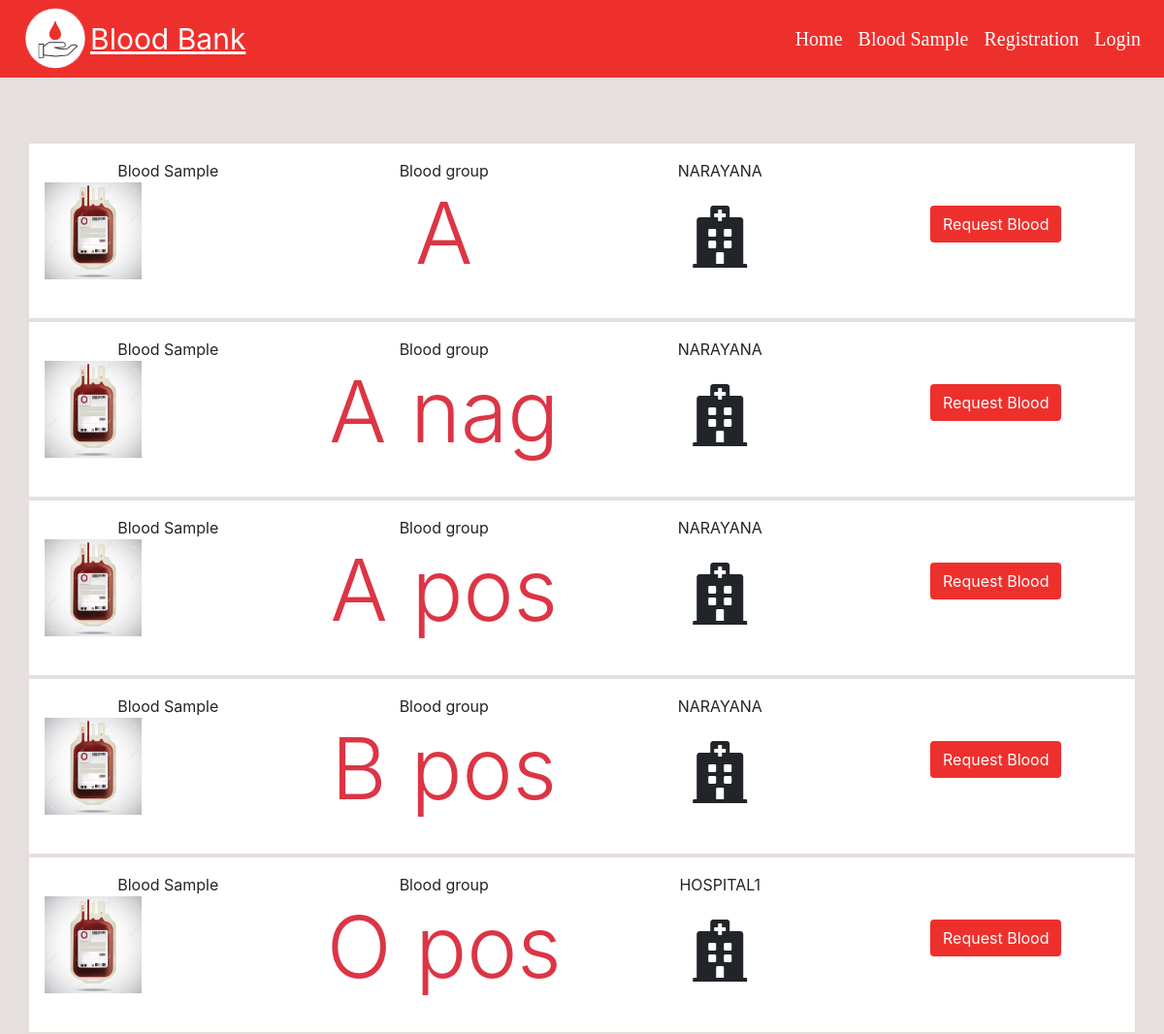
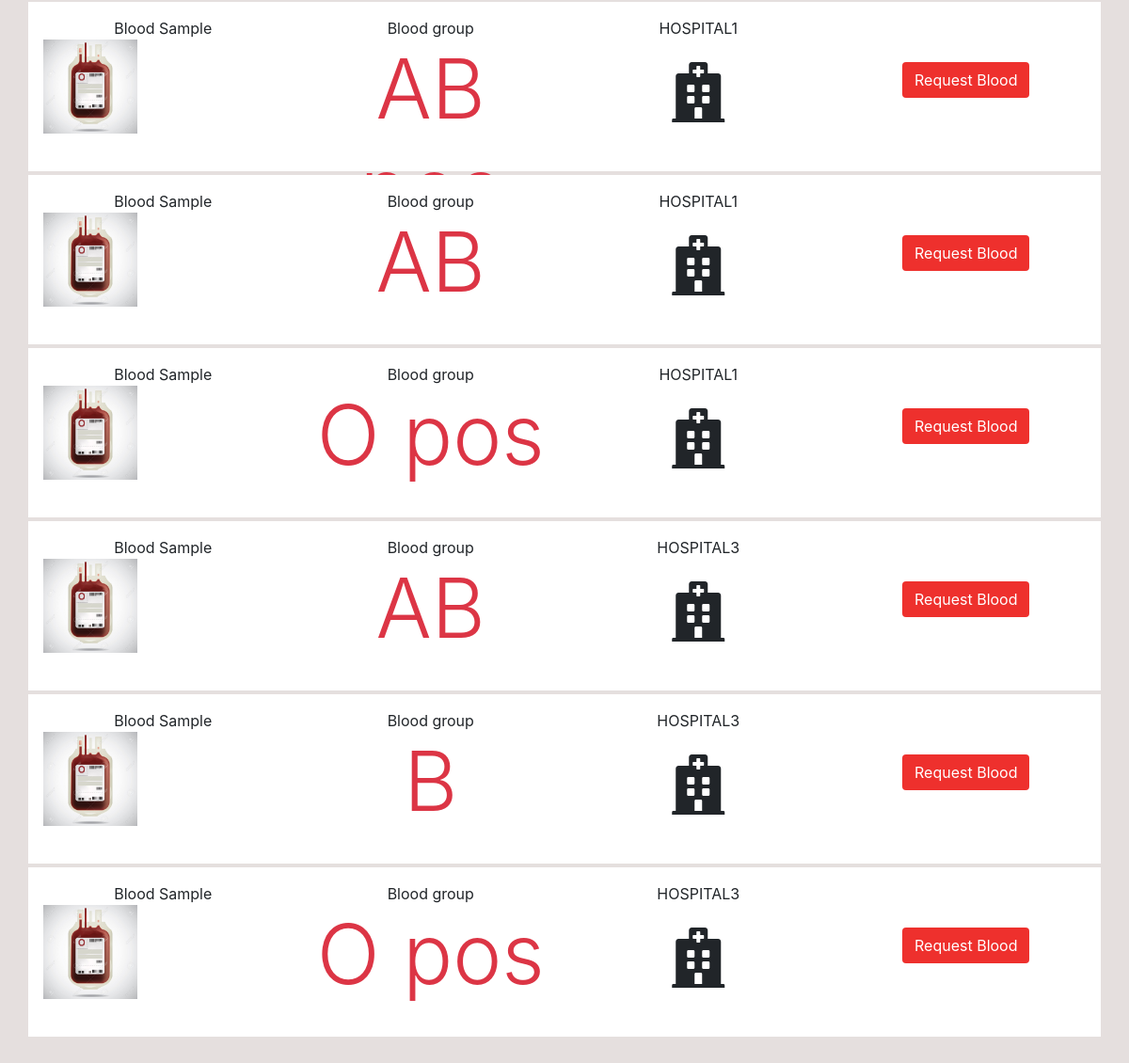
Page /blood_sample.php on the committed database (2 pictures, top to bottom).
### tables this page shows
CREATE TABLE `upload_blood` (
  `b_id` varchar(100) NOT NULL,
  `h_id` varchar(100) NOT NULL,
  `h_name` varchar(100) NOT NULL,
  `b_group` varchar(10) NOT NULL,
  `sample` varchar(400) NOT NULL,
  `qnty` int(11) NOT NULL
);

### blood_sample.php (the view, shortened to what this page needs)
<?php
	include("navbar.php");
 ?>
 <!DOCTYPE html>
 <html lang="en">
 <head>
 </head>
 <body>
<div class="container-fluid" id="bloods">
	<div class="container pt-3 pb-3">
		<div class="row mt-5 mb-5">
<?php
$slt_blood = "SELECT * FROM upload_blood";
if ($result = mysqli_query($conn,$slt_blood))
{
	while ($row = mysqli_fetch_array($result))
	{
		$b_id = $row["b_id"];
		$h_id = $row["h_id"];
		$group = $row["b_group"];
		$hospital = $row["h_name"];
		$qnty = $row["qnty"];
 ?>
			<div class="col-md-12 blood-detls p-3 mt-1" style="height: 180px;position: relative;">
				<div class="row">
					<div class="col-md-3 col-sm-12 text-center">
						<span>Blood Sample</span>
						<div style="width: 100px;position: absolute;">
							<?php
								echo "<img src='".$row["sample"]."' class='sample-img'>";
							 ?>
						</div>
						 <br>
					</div>
					<div class="col-md-3 col-sm-12 text-center">
						Blood group <br>
						<span class="text-danger display-2"><?php echo $row["b_group"]; ?></span>
					</div>
					<div class="col-md-3 col-sm-12 text-center">
						<span><?php echo $row["h_name"] ?></span> <br>
						<i class="fas fa-hospital fa-4x mt-4"></i> <br>
					</div>
					<div class="col-md-3 col-sm-12 mt-5 text-center">
						<?php
						if ($qnty==0)
						{
							?>
							<button class="btn " style="background-color: #EE5B59;">
								Not Available
							</button>
							<?php
						}
						else
						{
echo "<a href='blood_sample.php?bloodid=$b_id&hospital=$hospital&group=$group&hid=$h_id' class='btn
back-red'>Request Blood</a>";
						}
						 ?>
					</div>
				</div>
			</div>
			<?php
	}
}
			 ?>
		</div>
	</div>
</div>
 </body>
 </html>

### navbar.php (shortened to what this page needs)
<!DOCTYPE html>
<html lang="en">
<head>
	<link rel="stylesheet" href="style/index.css">
	<link rel="stylesheet" href="https://cdnjs.cloudflare.com/ajax/libs/normalize/5.0.0/normalize.min.css">
	<link rel="stylesheet" href="https://use.fontawesome.com/releases/v5.5.0/css/all.css">
	<link rel="stylesheet" href="style/navbar.css">
	<link rel="stylesheet" href="https://maxcdn.bootstrapcdn.com/bootstrap/4.1.3/css/bootstrap.min.css">
</head>
<body>
<nav class="navbar navbar-expand-lg navbar-dark" style="background-color: #ee302d;color: white;">
  	<img src="logo/blood_bank.png" alt=""><span style="font-size: 30px;"><u>Blood Bank</u></span>
  	<div class="collapse navbar-collapse" id="navbarNav">
    	<ul class="nav navbar-nav ml-auto">
      		<li class="nav-item active active">
        		<a class="nav-link" href="index.php">Home</a>
      		</li>
      		<li class="nav-item active active">
        		<a class="nav-link" href="blood_sample.php">Blood Sample</a>
      		</li>
      		<?php
      			if (!isset($_SESSION["userType"]))
      			{
      				?>
					    <li class="nav-item active">
					    	<a class="nav-link" href="registration.php">Registration</a>
				   		</li>
      				<?php
      			}
      		 ?>
	   		 <?php
	   		 if (isset($_SESSION["userType"]))
	   		 {
	   		 	?>
					<li class="nav-item active">
		    			<a class="nav-link" href="logout.php">logout</a>
	    			</li>
	   		 	<?php
	   		 }
	   		 else
	   		 {
	   		 	?>
				    <li class="nav-item active">
				    	<a class="nav-link" href="login.php">Login</a>
			    	</li>
	   		 	<?php
	   		 }
	   		  ?>
    	</ul>
    </div>
</nav>
</body>
</html>

### style/index.css (style rules this page uses)
body,html { font-family: Adobe Fangsong Std R; }
.back-red { background-color: #ee302d; color: white; }
.blood-detls { background-color: #FFFFFF; }
.sample-img { width: 100%; }

### style/navbar.css (style rules this page uses)
.nav-link { font-family: Kozuka Gothic Pro M; font-weight: lighter; font-size: 20px; color: white; }
.nav-link { cursor: pointer; }

### blood_sample.php (style rules this page uses)
body { background-color: #E5DFDE; }

### rows in the picture
upload_blood: sample (picture), b_group "A", h_name "NARAYANA"
upload_blood: sample (picture), b_group "A nag", h_name "NARAYANA"
upload_blood: sample (picture), b_group "A pos", h_name "NARAYANA"
upload_blood: sample (picture), b_group "B pos", h_name "NARAYANA"
upload_blood: sample (picture), b_group "O pos", h_name "HOSPITAL1"
upload_blood: sample (picture), b_group "AB…", h_name "HOSPITAL1"
upload_blood: sample (picture), b_group "AB", h_name "HOSPITAL1"
upload_blood: sample (picture), b_group "O pos", h_name "HOSPITAL1"
upload_blood: sample (picture), b_group "AB", h_name "HOSPITAL3"
upload_blood: sample (picture), b_group "B", h_name "HOSPITAL3"
upload_blood: sample (picture), b_group "O pos", h_name "HOSPITAL3"
